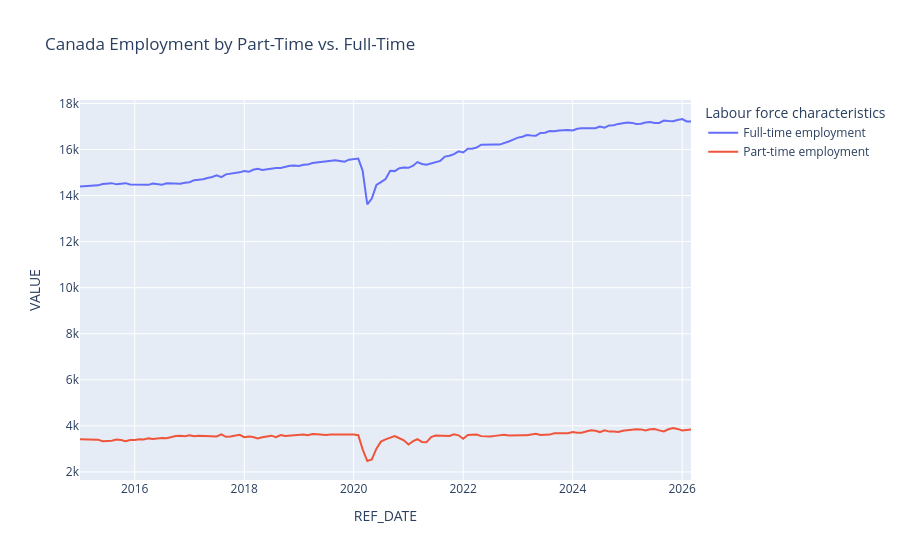
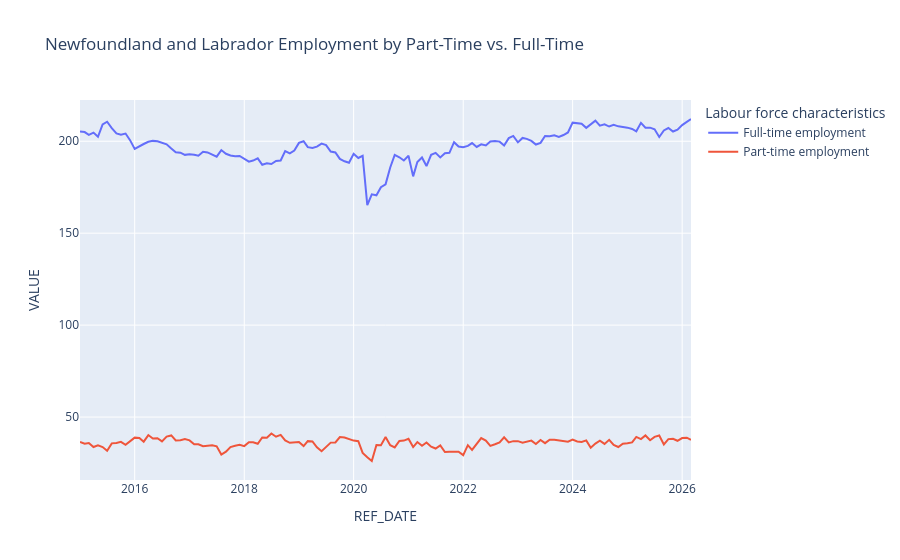
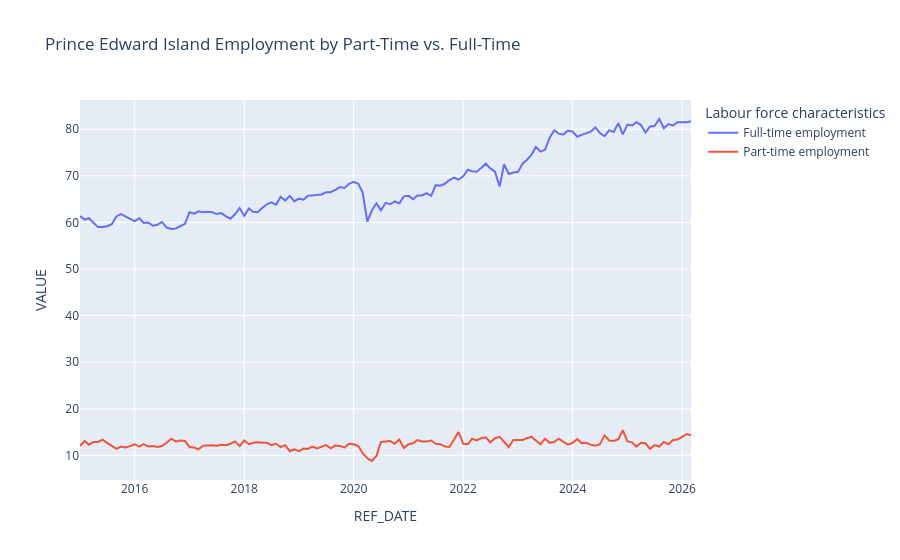
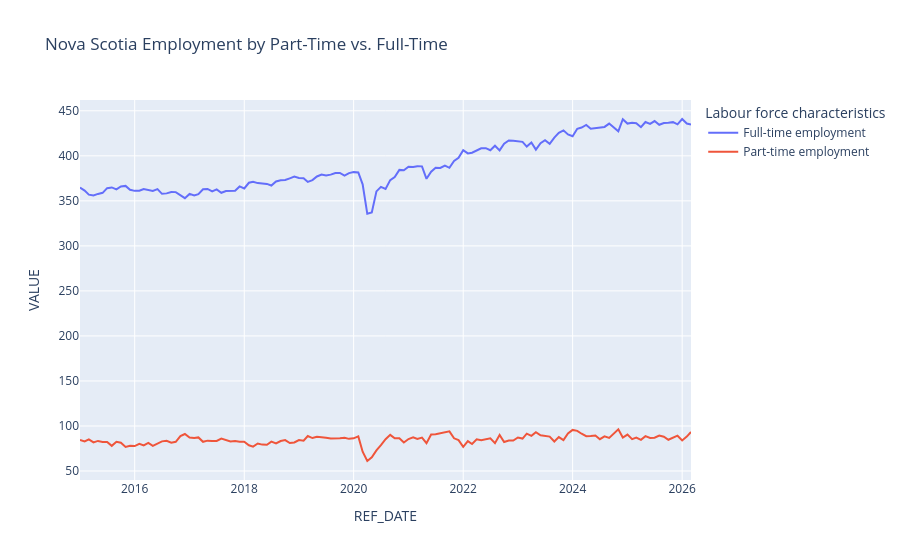

Notebook source saved alongside these figures, in order:
### Code cell
for province in df['GEO'].value_counts().index:
    fig = px.line(df3[(df['GEO'] == province)], 'REF_DATE', 'VALUE', color = 'Labour force characteristics', title=f'{province} Employment by Part-Time vs. Full-Time')
    fig.show()

### Figure 1 — Plotly figure (JSON) as saved in the notebook; plotly's stock layout.template omitted (floating-point values rounded to 4 significant figures; data arrays with more than 128 entries replaced by an {"elided": "..."} marker saying what was removed)
{"data": [{"hovertemplate": "Labour force characteristics=Full-time employment<br>REF_DATE=%{x}<br>VALUE=%{y}<extra></extra>", "legendgroup": "Full-time employment", "line": {"color": "#636efa", "dash": "solid"}, "marker": {"symbol": "circle"}, "mode": "lines", "name": "Full-time employment", "orientation": "v", "showlegend": true, "type": "scatter", "x": {"elided": "135 str values"}, "xaxis": "x", "y": {"elided": "135 float values"}, "yaxis": "y"}, {"hovertemplate": "Labour force characteristics=Part-time employment<br>REF_DATE=%{x}<br>VALUE=%{y}<extra></extra>", "legendgroup": "Part-time employment", "line": {"color": "#EF553B", "dash": "solid"}, "marker": {"symbol": "circle"}, "mode": "lines", "name": "Part-time employment", "orientation": "v", "showlegend": true, "type": "scatter", "x": {"elided": "135 str values"}, "xaxis": "x", "y": {"elided": "135 float values"}, "yaxis": "y"}], "layout": {"legend": {"title": {"text": "Labour force characteristics"}, "tracegroupgap": 0}, "title": {"text": "Canada Employment by Part-Time vs. Full-Time"}, "xaxis": {"anchor": "y", "domain": [0, 1], "title": {"text": "REF_DATE"}}, "yaxis": {"anchor": "x", "domain": [0, 1], "title": {"text": "VALUE"}}}}

### Figure 2 — Plotly figure (JSON) as saved in the notebook; plotly's stock layout.template omitted (floating-point values rounded to 4 significant figures; data arrays with more than 128 entries replaced by an {"elided": "..."} marker saying what was removed)
{"data": [{"hovertemplate": "Labour force characteristics=Full-time employment<br>REF_DATE=%{x}<br>VALUE=%{y}<extra></extra>", "legendgroup": "Full-time employment", "line": {"color": "#636efa", "dash": "solid"}, "marker": {"symbol": "circle"}, "mode": "lines", "name": "Full-time employment", "orientation": "v", "showlegend": true, "type": "scatter", "x": {"elided": "135 str values"}, "xaxis": "x", "y": {"elided": "135 float values"}, "yaxis": "y"}, {"hovertemplate": "Labour force characteristics=Part-time employment<br>REF_DATE=%{x}<br>VALUE=%{y}<extra></extra>", "legendgroup": "Part-time employment", "line": {"color": "#EF553B", "dash": "solid"}, "marker": {"symbol": "circle"}, "mode": "lines", "name": "Part-time employment", "orientation": "v", "showlegend": true, "type": "scatter", "x": {"elided": "135 str values"}, "xaxis": "x", "y": {"elided": "135 float values"}, "yaxis": "y"}], "layout": {"legend": {"title": {"text": "Labour force characteristics"}, "tracegroupgap": 0}, "title": {"text": "Newfoundland and Labrador Employment by Part-Time vs. Full-Time"}, "xaxis": {"anchor": "y", "domain": [0, 1], "title": {"text": "REF_DATE"}}, "yaxis": {"anchor": "x", "domain": [0, 1], "title": {"text": "VALUE"}}}}

### Figure 3 — Plotly figure (JSON) as saved in the notebook; plotly's stock layout.template omitted (floating-point values rounded to 4 significant figures; data arrays with more than 128 entries replaced by an {"elided": "..."} marker saying what was removed)
{"data": [{"hovertemplate": "Labour force characteristics=Full-time employment<br>REF_DATE=%{x}<br>VALUE=%{y}<extra></extra>", "legendgroup": "Full-time employment", "line": {"color": "#636efa", "dash": "solid"}, "marker": {"symbol": "circle"}, "mode": "lines", "name": "Full-time employment", "orientation": "v", "showlegend": true, "type": "scatter", "x": {"elided": "135 str values"}, "xaxis": "x", "y": {"elided": "135 float values"}, "yaxis": "y"}, {"hovertemplate": "Labour force characteristics=Part-time employment<br>REF_DATE=%{x}<br>VALUE=%{y}<extra></extra>", "legendgroup": "Part-time employment", "line": {"color": "#EF553B", "dash": "solid"}, "marker": {"symbol": "circle"}, "mode": "lines", "name": "Part-time employment", "orientation": "v", "showlegend": true, "type": "scatter", "x": {"elided": "135 str values"}, "xaxis": "x", "y": {"elided": "135 float values"}, "yaxis": "y"}], "layout": {"legend": {"title": {"text": "Labour force characteristics"}, "tracegroupgap": 0}, "title": {"text": "Prince Edward Island Employment by Part-Time vs. Full-Time"}, "xaxis": {"anchor": "y", "domain": [0, 1], "title": {"text": "REF_DATE"}}, "yaxis": {"anchor": "x", "domain": [0, 1], "title": {"text": "VALUE"}}}}

### Figure 4 — Plotly figure (JSON) as saved in the notebook; plotly's stock layout.template omitted (floating-point values rounded to 4 significant figures; data arrays with more than 128 entries replaced by an {"elided": "..."} marker saying what was removed)
{"data": [{"hovertemplate": "Labour force characteristics=Full-time employment<br>REF_DATE=%{x}<br>VALUE=%{y}<extra></extra>", "legendgroup": "Full-time employment", "line": {"color": "#636efa", "dash": "solid"}, "marker": {"symbol": "circle"}, "mode": "lines", "name": "Full-time employment", "orientation": "v", "showlegend": true, "type": "scatter", "x": {"elided": "135 str values"}, "xaxis": "x", "y": {"elided": "135 float values"}, "yaxis": "y"}, {"hovertemplate": "Labour force characteristics=Part-time employment<br>REF_DATE=%{x}<br>VALUE=%{y}<extra></extra>", "legendgroup": "Part-time employment", "line": {"color": "#EF553B", "dash": "solid"}, "marker": {"symbol": "circle"}, "mode": "lines", "name": "Part-time employment", "orientation": "v", "showlegend": true, "type": "scatter", "x": {"elided": "135 str values"}, "xaxis": "x", "y": {"elided": "135 float values"}, "yaxis": "y"}], "layout": {"legend": {"title": {"text": "Labour force characteristics"}, "tracegroupgap": 0}, "title": {"text": "Nova Scotia Employment by Part-Time vs. Full-Time"}, "xaxis": {"anchor": "y", "domain": [0, 1], "title": {"text": "REF_DATE"}}, "yaxis": {"anchor": "x", "domain": [0, 1], "title": {"text": "VALUE"}}}}
